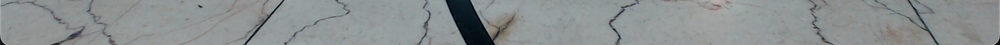
#> input picture Perception/test.png, 1000 x 45 px, shrunk from 1920 x 86 before the run
$ python hsv.py
#> lines starting #> are read from the running program, lines starting #| are printed output that depends on the picture; after the words box and inside, x2 and y2 are one past the last pixel; in counts of white or black regions, pixels touching at a corner belong together
import cv2
import numpy as np

# Callback function for trackbar changes
def on_trackbar_change(_):
    pass

def main():
    # Load the image
    image = cv2.imread("test.png")
#> image is the input picture: shape (45, 1000, 3); mean B, G, R 144.6, 144.3, 139.2

    # Create a window for trackbars
    cv2.namedWindow("Trackbars")

    # Initialize trackbar values
    h_min, h_max = 0, 179
    s_min, s_max = 0, 255
    v_min, v_max = 0, 255

    # Create trackbars
    cv2.createTrackbar("Hue Min", "Trackbars", h_min, 179, on_trackbar_change)
#> slider 'Hue Min' is set to 35
    cv2.createTrackbar("Hue Max", "Trackbars", h_max, 179, on_trackbar_change)
    cv2.createTrackbar("Saturation Min", "Trackbars", s_min, 255, on_trackbar_change)
#> slider 'Saturation Min' is set to 51
    cv2.createTrackbar("Saturation Max", "Trackbars", s_max, 255, on_trackbar_change)
    cv2.createTrackbar("Value Min", "Trackbars", v_min, 255, on_trackbar_change)
#> slider 'Value Min' is set to 51
    cv2.createTrackbar("Value Max", "Trackbars", v_max, 255, on_trackbar_change)

    while True:
        # Get current trackbar values
        h_min = cv2.getTrackbarPos("Hue Min", "Trackbars")
        h_max = cv2.getTrackbarPos("Hue Max", "Trackbars")
        s_min = cv2.getTrackbarPos("Saturation Min", "Trackbars")
        s_max = cv2.getTrackbarPos("Saturation Max", "Trackbars")
        v_min = cv2.getTrackbarPos("Value Min", "Trackbars")
        v_max = cv2.getTrackbarPos("Value Max", "Trackbars")

        # Convert image to HSV color space
        hsv = cv2.cvtColor(image, cv2.COLOR_BGR2HSV)
#> hsv: shape (45, 1000, 3); mean H, S, V 85.4, 16, 145.6

        # Create lower and upper bounds for color range
        lower_color = np.array([h_min, s_min, v_min])
        upper_color = np.array([h_max, s_max, v_max])

        # Apply color filter
        mask = cv2.inRange(hsv, lower_color, upper_color)
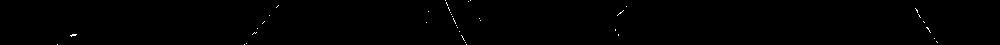
#> mask: shape (45, 1000); 0.22% white in thin lines or dots, all inside (x1, y1, x2, y2) = (57, 0, 938, 45)

        # Apply the mask to the original image
        result = cv2.bitwise_and(image, image, mask=mask)

        # Display the original image and the result
        cv2.imshow("Original Image", image)
        cv2.imshow("Result", result)

        # Exit loop if 'q' is pressed
        if cv2.waitKey(1) & 0xFF == ord('q'):
#> (key q is pressed here)
            break

    # Close windows
    cv2.destroyAllWindows()

if __name__ == "__main__":
    main()
